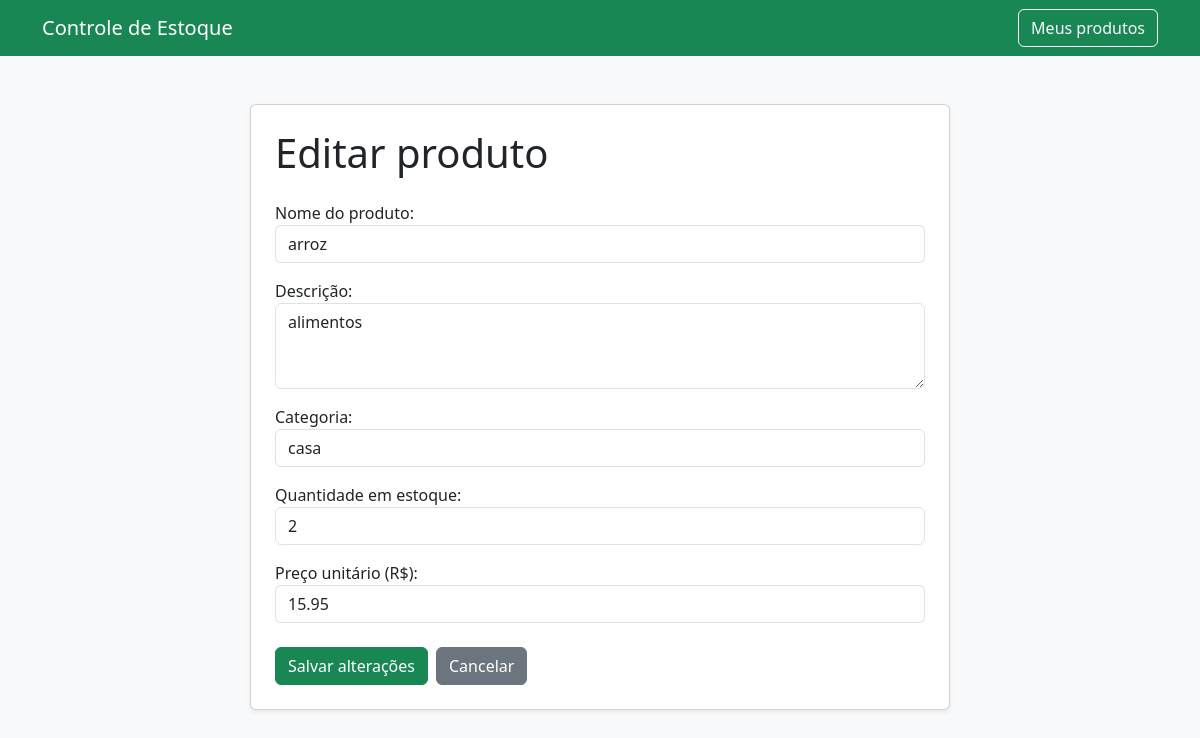
Screenshot of /produtos/6/editar/ (signed in) with the database file from the repository.
### produtos/models.py (models this page shows, shortened)
class Produto(models.Model):
    usuario = models.ForeignKey(
        settings.AUTH_USER_MODEL,
        on_delete=models.CASCADE,
        related_name="produtos",
        verbose_name="Usuário"
    )
    nome = models.CharField(
        max_length=100,
        verbose_name="Nome do produto"
    )
    descricao = models.TextField(
        blank=True,
        verbose_name="Descrição"
    )
    categoria = models.CharField(
        max_length=60,
        blank=True,
        verbose_name="Categoria"
    )
    quantidade = models.PositiveIntegerField(
        default=0,
        verbose_name="Quantidade em estoque"
    )
    preco = models.DecimalField(
        max_digits=10,
        decimal_places=2,
        verbose_name="Preço unitário"
    )
    criado_em = models.DateTimeField(
        auto_now_add=True,
        verbose_name="Data de cadastro"
    )
    class Meta:
        verbose_name = "Produto"
        verbose_name_plural = "Produtos"
        ordering = ["nome"]

### produtos/views.py (the view)
@login_required
def editar_produto(request, produto_id):
    produto = get_object_or_404(
        Produto,
        id=produto_id,
        usuario=request.user,
    )
    if request.method == "POST":
        form = ProdutoForm(request.POST, instance=produto)
        if form.is_valid():
            form.save()
            return redirect("produtos:lista")
    else:
        form = ProdutoForm(instance=produto)
    return render(
        request,
        "produtos/editar.html",
        {
            "form": form,
            "produto": produto,
        },
    )

### produtos/templates/produtos/editar.html (shortened to what this page needs)
<!DOCTYPE html>
<html lang="pt-br">
<head>
    <link
        href="https://cdn.jsdelivr.net/npm/bootstrap@5.3.3/dist/css/bootstrap.min.css"
        rel="stylesheet"
    >
</head>
<body class="bg-light">
<nav class="navbar navbar-dark bg-success">
    <div class="container">
        <a class="navbar-brand" href="{% url 'produtos:home' %}">
            Controle de Estoque
        </a>
        <a href="{% url 'produtos:lista' %}" class="btn btn-outline-light">
            Meus produtos
        </a>
    </div>
</nav>
<main class="container py-5">
    <div class="card shadow-sm mx-auto" style="max-width: 700px;">
        <div class="card-body p-4">
            <h1 class="mb-4">Editar produto</h1>
            <form method="post">
                {{ form.as_p }}
                <div class="d-flex gap-2 mt-4">
                    <button type="submit" class="btn btn-success">
                        Salvar alterações
                    </button>
                    <a href="{% url 'produtos:lista' %}" class="btn btn-secondary">
                        Cancelar
                    </a>
                </div>
            </form>
        </div>
    </div>
</main>
</body>
</html>

### rows the page displays
Produto: nome "arroz", descricao "alimentos", categoria "casa", quantidade "2", preco "15.95"
